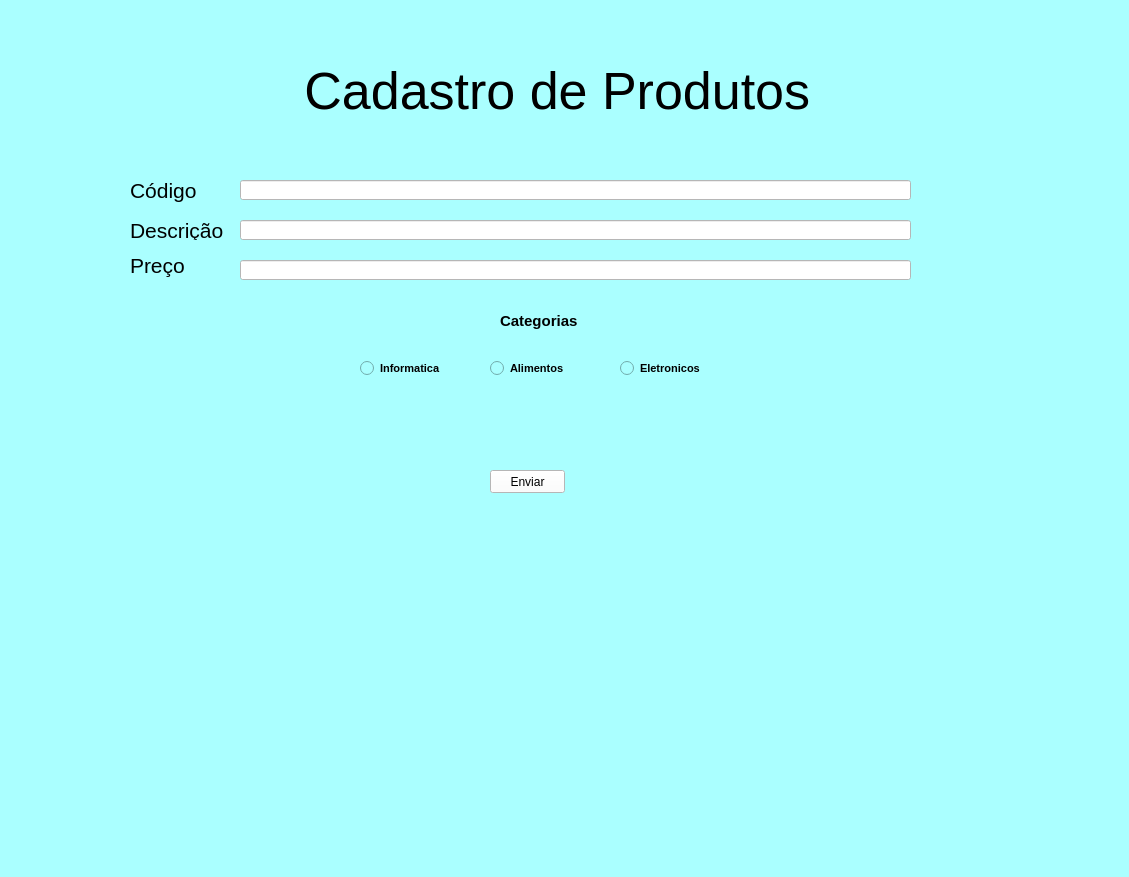
<?xml version="1.0" encoding="UTF-8"?>
<ui version="4.0">
 <class>MainWindow</class>
 <widget class="QMainWindow" name="MainWindow">
  <property name="geometry">
   <rect>
    <x>0</x>
    <y>0</y>
    <width>1129</width>
    <height>877</height>
   </rect>
  </property>
  <property name="font">
   <font>
    <pointsize>18</pointsize>
   </font>
  </property>
  <property name="windowTitle">
   <string>MainWindow</string>
  </property>
  <property name="styleSheet">
   <string notr="true">background-color: rgb(0, 255, 255);
background-color: rgb(170, 255, 255);</string>
  </property>
  <widget class="QWidget" name="centralwidget">
   <widget class="QLabel" name="label">
    <property name="geometry">
     <rect>
      <x>290</x>
      <y>60</y>
      <width>521</width>
      <height>61</height>
     </rect>
    </property>
    <property name="font">
     <font>
      <pointsize>39</pointsize>
     </font>
    </property>
    <property name="text">
     <string> Cadastro de Produtos</string>
    </property>
   </widget>
   <widget class="QLabel" name="label_2">
    <property name="geometry">
     <rect>
      <x>130</x>
      <y>170</y>
      <width>151</width>
      <height>41</height>
     </rect>
    </property>
    <property name="font">
     <font>
      <pointsize>16</pointsize>
     </font>
    </property>
    <property name="text">
     <string>Código</string>
    </property>
   </widget>
   <widget class="QLabel" name="label_3">
    <property name="geometry">
     <rect>
      <x>130</x>
      <y>210</y>
      <width>151</width>
      <height>41</height>
     </rect>
    </property>
    <property name="font">
     <font>
      <pointsize>16</pointsize>
     </font>
    </property>
    <property name="text">
     <string>Descrição</string>
    </property>
   </widget>
   <widget class="QLabel" name="label_4">
    <property name="geometry">
     <rect>
      <x>130</x>
      <y>240</y>
      <width>151</width>
      <height>51</height>
     </rect>
    </property>
    <property name="font">
     <font>
      <pointsize>16</pointsize>
     </font>
    </property>
    <property name="text">
     <string>Preço</string>
    </property>
   </widget>
   <widget class="QLineEdit" name="lineEdit_3">
    <property name="geometry">
     <rect>
      <x>240</x>
      <y>260</y>
      <width>671</width>
      <height>20</height>
     </rect>
    </property>
    <property name="styleSheet">
     <string notr="true">background-color: rgb(255, 255, 255);</string>
    </property>
   </widget>
   <widget class="QLineEdit" name="lineEdit_2">
    <property name="geometry">
     <rect>
      <x>240</x>
      <y>220</y>
      <width>671</width>
      <height>20</height>
     </rect>
    </property>
    <property name="styleSheet">
     <string notr="true">background-color: rgb(255, 255, 255);</string>
    </property>
   </widget>
   <widget class="QLineEdit" name="lineEdit">
    <property name="geometry">
     <rect>
      <x>240</x>
      <y>180</y>
      <width>671</width>
      <height>20</height>
     </rect>
    </property>
    <property name="styleSheet">
     <string notr="true">background-color: rgb(255, 255, 255);</string>
    </property>
   </widget>
   <widget class="QRadioButton" name="radioButton">
    <property name="geometry">
     <rect>
      <x>360</x>
      <y>360</y>
      <width>101</width>
      <height>17</height>
     </rect>
    </property>
    <property name="font">
     <font>
      <family>MS Sans Serif</family>
      <pointsize>8</pointsize>
      <weight>75</weight>
      <bold>true</bold>
     </font>
    </property>
    <property name="text">
     <string>Informatica</string>
    </property>
   </widget>
   <widget class="QRadioButton" name="radioButton_2">
    <property name="geometry">
     <rect>
      <x>490</x>
      <y>360</y>
      <width>101</width>
      <height>17</height>
     </rect>
    </property>
    <property name="font">
     <font>
      <family>MS Sans Serif</family>
      <pointsize>8</pointsize>
      <weight>75</weight>
      <bold>true</bold>
     </font>
    </property>
    <property name="text">
     <string>Alimentos</string>
    </property>
   </widget>
   <widget class="QRadioButton" name="radioButton_3">
    <property name="geometry">
     <rect>
      <x>620</x>
      <y>360</y>
      <width>101</width>
      <height>17</height>
     </rect>
    </property>
    <property name="font">
     <font>
      <family>MS Sans Serif</family>
      <pointsize>8</pointsize>
      <weight>75</weight>
      <bold>true</bold>
     </font>
    </property>
    <property name="text">
     <string>Eletronicos</string>
    </property>
   </widget>
   <widget class="QLabel" name="label_5">
    <property name="geometry">
     <rect>
      <x>500</x>
      <y>310</y>
      <width>81</width>
      <height>21</height>
     </rect>
    </property>
    <property name="font">
     <font>
      <pointsize>11</pointsize>
      <weight>75</weight>
      <bold>true</bold>
     </font>
    </property>
    <property name="text">
     <string>Categorias</string>
    </property>
   </widget>
   <widget class="QPushButton" name="pushButton">
    <property name="geometry">
     <rect>
      <x>490</x>
      <y>470</y>
      <width>75</width>
      <height>23</height>
     </rect>
    </property>
    <property name="styleSheet">
     <string notr="true">background-color: rgb(255, 255, 255);</string>
    </property>
    <property name="text">
     <string>Enviar</string>
    </property>
   </widget>
  </widget>
  <widget class="QMenuBar" name="menubar">
   <property name="geometry">
    <rect>
     <x>0</x>
     <y>0</y>
     <width>1129</width>
     <height>21</height>
    </rect>
   </property>
  </widget>
  <widget class="QStatusBar" name="statusbar"/>
 </widget>
 <resources/>
 <connections/>
</ui>
